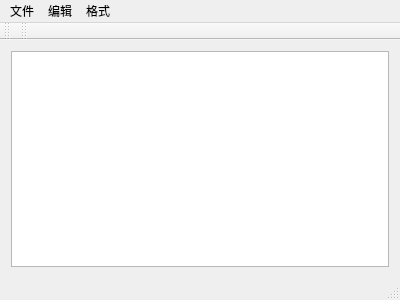
<?xml version="1.0" encoding="UTF-8"?>
<ui version="4.0">
 <class>QWMainWind</class>
 <widget class="QMainWindow" name="QWMainWind">
  <property name="geometry">
   <rect>
    <x>0</x>
    <y>0</y>
    <width>400</width>
    <height>300</height>
   </rect>
  </property>
  <property name="windowTitle">
   <string>QWMainWind</string>
  </property>
  <widget class="QWidget" name="centralWidget">
   <layout class="QVBoxLayout" name="verticalLayout">
    <item>
     <widget class="QTextEdit" name="txtEdit"/>
    </item>
   </layout>
  </widget>
  <widget class="QMenuBar" name="menuBar">
   <property name="geometry">
    <rect>
     <x>0</x>
     <y>0</y>
     <width>400</width>
     <height>21</height>
    </rect>
   </property>
   <widget class="QMenu" name="menu">
    <property name="title">
     <string>文件</string>
    </property>
    <addaction name="actNew"/>
    <addaction name="actOpen"/>
    <addaction name="separator"/>
    <addaction name="actClose"/>
   </widget>
   <widget class="QMenu" name="menu_2">
    <property name="title">
     <string>编辑</string>
    </property>
    <addaction name="actCut"/>
    <addaction name="actCopy"/>
    <addaction name="actPaste"/>
    <addaction name="separator"/>
    <addaction name="actClear"/>
   </widget>
   <widget class="QMenu" name="menu_3">
    <property name="title">
     <string>格式</string>
    </property>
    <addaction name="actFontBold"/>
    <addaction name="actFontItalic"/>
    <addaction name="actFontUnder"/>
    <addaction name="separator"/>
    <addaction name="actToolbarLab"/>
   </widget>
   <addaction name="menu"/>
   <addaction name="menu_2"/>
   <addaction name="menu_3"/>
  </widget>
  <widget class="QToolBar" name="mainToolBar">
   <attribute name="toolBarArea">
    <enum>TopToolBarArea</enum>
   </attribute>
   <attribute name="toolBarBreak">
    <bool>false</bool>
   </attribute>
  </widget>
  <widget class="QStatusBar" name="statusBar"/>
  <widget class="QToolBar" name="toolBar">
   <property name="windowTitle">
    <string>toolBar</string>
   </property>
   <attribute name="toolBarArea">
    <enum>TopToolBarArea</enum>
   </attribute>
   <attribute name="toolBarBreak">
    <bool>false</bool>
   </attribute>
  </widget>
  <action name="actCut">
   <property name="icon">
    <iconset resource="res.qrc">
     <normaloff>:/images/cut.png</normaloff>:/images/cut.png</iconset>
   </property>
   <property name="text">
    <string>剪切</string>
   </property>
   <property name="toolTip">
    <string>剪切</string>
   </property>
   <property name="shortcut">
    <string>Ctrl+X</string>
   </property>
  </action>
  <action name="actCopy">
   <property name="icon">
    <iconset resource="res.qrc">
     <normaloff>:/images/copy.png</normaloff>:/images/copy.png</iconset>
   </property>
   <property name="text">
    <string>复制</string>
   </property>
   <property name="toolTip">
    <string>复制</string>
   </property>
   <property name="shortcut">
    <string>Ctrl+C</string>
   </property>
  </action>
  <action name="actPaste">
   <property name="icon">
    <iconset resource="res.qrc">
     <normaloff>:/images/paste.png</normaloff>:/images/paste.png</iconset>
   </property>
   <property name="text">
    <string>粘贴</string>
   </property>
   <property name="toolTip">
    <string>粘贴</string>
   </property>
   <property name="shortcut">
    <string>Ctrl+V</string>
   </property>
  </action>
  <action name="actFontBold">
   <property name="checkable">
    <bool>true</bool>
   </property>
   <property name="icon">
    <iconset resource="res.qrc">
     <normaloff>:/images/blod.png</normaloff>:/images/blod.png</iconset>
   </property>
   <property name="text">
    <string>粗体</string>
   </property>
   <property name="toolTip">
    <string>粗体</string>
   </property>
  </action>
  <action name="actFontItalic">
   <property name="checkable">
    <bool>true</bool>
   </property>
   <property name="icon">
    <iconset resource="res.qrc">
     <normaloff>:/images/ita.png</normaloff>:/images/ita.png</iconset>
   </property>
   <property name="text">
    <string>斜体</string>
   </property>
   <property name="toolTip">
    <string>斜体</string>
   </property>
  </action>
  <action name="actFontUnder">
   <property name="checkable">
    <bool>true</bool>
   </property>
   <property name="icon">
    <iconset resource="res.qrc">
     <normaloff>:/images/underline.png</normaloff>:/images/underline.png</iconset>
   </property>
   <property name="text">
    <string>下划线</string>
   </property>
   <property name="toolTip">
    <string>下划线</string>
   </property>
  </action>
  <action name="actClose">
   <property name="icon">
    <iconset resource="res.qrc">
     <normaloff>:/images/exit.png</normaloff>:/images/exit.png</iconset>
   </property>
   <property name="text">
    <string>退出</string>
   </property>
   <property name="toolTip">
    <string>退出</string>
   </property>
  </action>
  <action name="actOpen">
   <property name="icon">
    <iconset resource="res.qrc">
     <normaloff>:/images/open.png</normaloff>:/images/open.png</iconset>
   </property>
   <property name="text">
    <string>打开文件</string>
   </property>
   <property name="toolTip">
    <string>打开文件</string>
   </property>
   <property name="shortcut">
    <string>Ctrl+O</string>
   </property>
  </action>
  <action name="actClear">
   <property name="icon">
    <iconset resource="res.qrc">
     <normaloff>:/images/clear.png</normaloff>:/images/clear.png</iconset>
   </property>
   <property name="text">
    <string>清空</string>
   </property>
   <property name="toolTip">
    <string>清空</string>
   </property>
  </action>
  <action name="actFont">
   <property name="icon">
    <iconset resource="res.qrc">
     <normaloff>:/images/font.png</normaloff>:/images/font.png</iconset>
   </property>
   <property name="text">
    <string>字体设置</string>
   </property>
   <property name="toolTip">
    <string>字体设置</string>
   </property>
  </action>
  <action name="actNew">
   <property name="icon">
    <iconset resource="res.qrc">
     <normaloff>:/images/new.png</normaloff>:/images/new.png</iconset>
   </property>
   <property name="text">
    <string>新建</string>
   </property>
   <property name="toolTip">
    <string>新建</string>
   </property>
   <property name="shortcut">
    <string>Ctrl+N</string>
   </property>
  </action>
  <action name="actToolbarLab">
   <property name="checkable">
    <bool>true</bool>
   </property>
   <property name="text">
    <string>显示工具栏文字标签</string>
   </property>
   <property name="toolTip">
    <string>显示工具栏文字标签</string>
   </property>
  </action>
 </widget>
 <layoutdefault spacing="6" margin="11"/>
 <resources>
  <include location="res.qrc"/>
 </resources>
 <connections>
  <connection>
   <sender>actPaste</sender>
   <signal>triggered()</signal>
   <receiver>txtEdit</receiver>
   <slot>paste()</slot>
   <hints>
    <hint type="sourcelabel">
     <x>-1</x>
     <y>-1</y>
    </hint>
    <hint type="destinationlabel">
     <x>199</x>
     <y>156</y>
    </hint>
   </hints>
  </connection>
  <connection>
   <sender>actCut</sender>
   <signal>triggered()</signal>
   <receiver>txtEdit</receiver>
   <slot>cut()</slot>
   <hints>
    <hint type="sourcelabel">
     <x>-1</x>
     <y>-1</y>
    </hint>
    <hint type="destinationlabel">
     <x>199</x>
     <y>156</y>
    </hint>
   </hints>
  </connection>
  <connection>
   <sender>actCopy</sender>
   <signal>triggered()</signal>
   <receiver>txtEdit</receiver>
   <slot>copy()</slot>
   <hints>
    <hint type="sourcelabel">
     <x>-1</x>
     <y>-1</y>
    </hint>
    <hint type="destinationlabel">
     <x>199</x>
     <y>156</y>
    </hint>
   </hints>
  </connection>
  <connection>
   <sender>actClose</sender>
   <signal>triggered()</signal>
   <receiver>QWMainWind</receiver>
   <slot>close()</slot>
   <hints>
    <hint type="sourcelabel">
     <x>-1</x>
     <y>-1</y>
    </hint>
    <hint type="destinationlabel">
     <x>199</x>
     <y>149</y>
    </hint>
   </hints>
  </connection>
  <connection>
   <sender>actClear</sender>
   <signal>triggered()</signal>
   <receiver>txtEdit</receiver>
   <slot>clear()</slot>
   <hints>
    <hint type="sourcelabel">
     <x>-1</x>
     <y>-1</y>
    </hint>
    <hint type="destinationlabel">
     <x>199</x>
     <y>156</y>
    </hint>
   </hints>
  </connection>
 </connections>
</ui>
